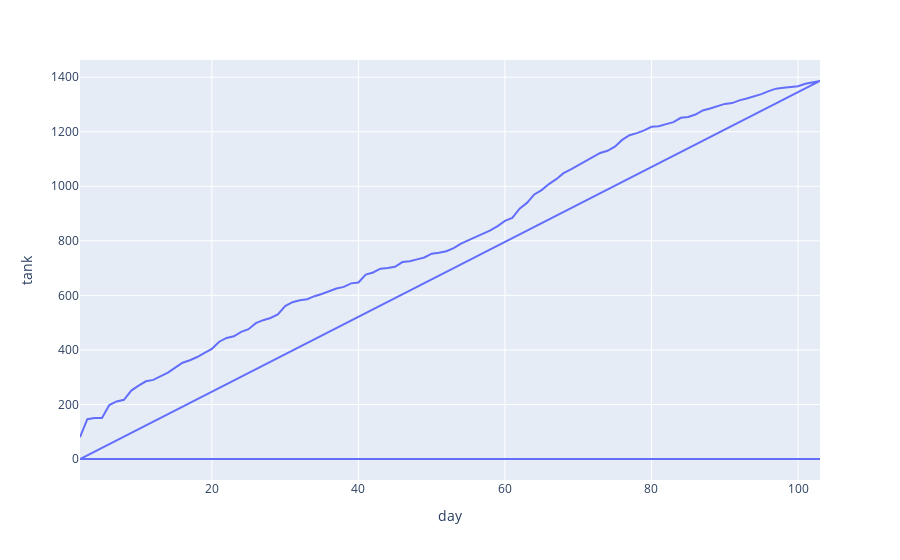

Notebook code for this chart:
### Code cell
fig = px.line(df_jr, x='day', y="tank")
fig.show()

### Figure 1 — Plotly figure (JSON) as saved in the notebook; plotly's stock layout.template omitted (floating-point values rounded to 4 significant figures; data arrays with more than 128 entries replaced by an {"elided": "..."} marker saying what was removed)
{"data": [{"hovertemplate": "day=%{x}<br>tank=%{y}<extra></extra>", "legendgroup": "", "line": {"color": "#636efa", "dash": "solid"}, "marker": {"symbol": "circle"}, "mode": "lines", "name": "", "orientation": "v", "showlegend": false, "type": "scatter", "x": {"elided": "204 int values"}, "xaxis": "x", "y": {"elided": "204 int values"}, "yaxis": "y"}], "layout": {"legend": {"tracegroupgap": 0}, "margin": {"t": 60}, "xaxis": {"anchor": "y", "domain": [0, 1], "title": {"text": "day"}}, "yaxis": {"anchor": "x", "domain": [0, 1], "title": {"text": "tank"}}}}
